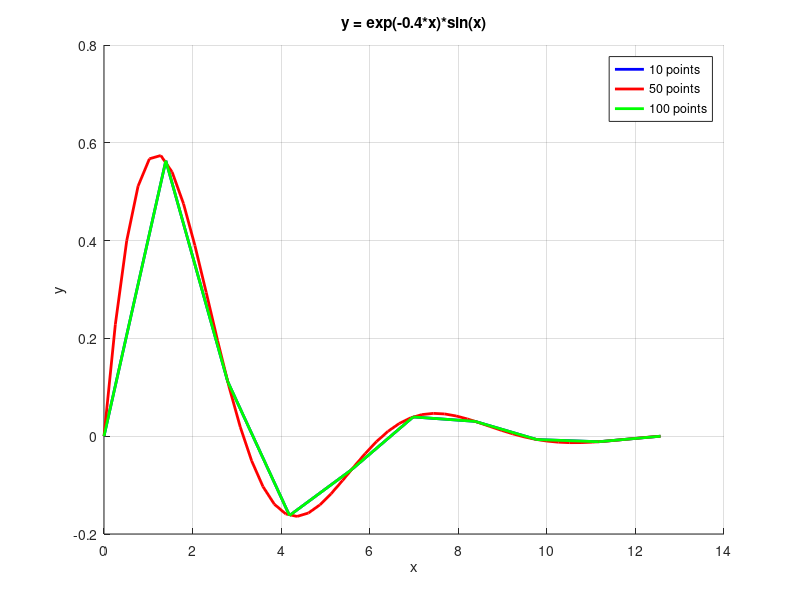

This figure's MATLAB source:

figure;
hold on;
x1 = linspace(0, 4*pi, 10);
y1 = exp(-0.4*x1) .* sin(x1);
plot(x1,y1,'b','LineWidth',2);

x2 = linspace(0, 4*pi, 50);
y2 = exp(-0.4*x2) .* sin(x2);
plot(x2,y2,'r','LineWidth',2);

x3 = linspace(0, 4*pi, 100);
y3 = exp(-0.4*x3) .* sin(x3);
plot(x1,y1,'g','LineWidth',2);

xlabel('x');
ylabel('y');
title('y = exp(-0.4*x)*sin(x)');
legend('10 points', '50 points', '100 points');
grid on;
